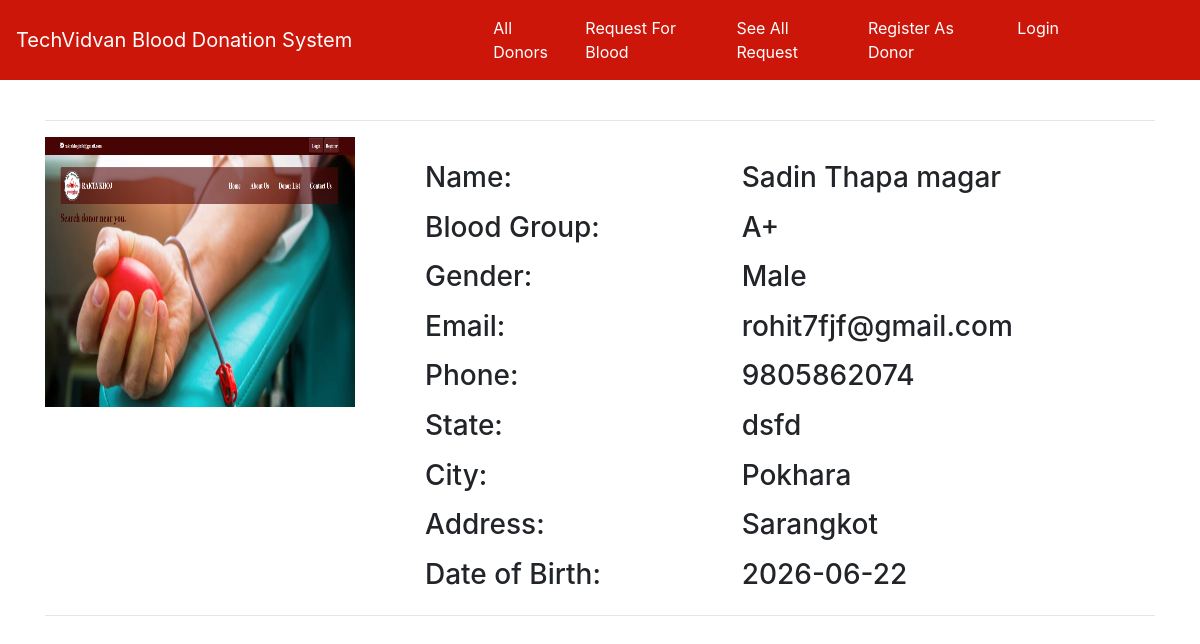
The page /donors_details/4/ on the database its author committed.
### home/models.py (models this page shows, shortened)
class Donor(models.Model):
    donor = models.OneToOneField(User, on_delete=models.CASCADE, blank=True, null=True)
    date_of_birth = models.CharField(max_length=100)
    phone = models.CharField(max_length=10)
    city = models.CharField(max_length=100)
    state = models.CharField(max_length=100)
    address = models.TextField(max_length=500, default="")
    blood_group = models.ForeignKey(BloodGroup, on_delete=models.CASCADE)
    gender = models.CharField(max_length=10)
    image = models.ImageField(upload_to="")
    ready_to_donate = models.BooleanField(default=True)

class BloodGroup(models.Model):
    name = models.CharField(max_length=5)
    def __str__(self):
        return self.name

### home/views.py (the view)
# urls.py: path("donors_details/<int:myid>/", views.donors_details, name="donors_details"),
def donors_details(request, myid):
    details = Donor.objects.filter(id=myid)[0]
    return render(request, "donors_details.html", {'details':details})

### home/templates/donors_details.html (shortened to what this page needs)
{% extends 'base.html' %}
{% block body %}
<div class="container">
    <hr>
    <div class="row">
        <div class="col-md-4">
            <div class="profile-img">
                <img src="{{details.image.url}}" alt="" width="310px" height="270px">
            </div>
        </div>
        <div class="col-md-8">
            <div class="profile-tab">
                <div class="tab-pane">
                    <br>
                    <div class="row">
                        <div class="col-md-5">
                            <h3>Name:</h3>
                        </div>
                        <div class="col-md-6">
                            <h3>{{details.donor.get_full_name}}</h3>
                        </div>
                    </div>
                    <div class="row mt-2">
                        <div class="col-md-5">
                            <h3>Blood Group:</h3>
                        </div>
                        <div class="col-md-6">
                            <h3>{{details.blood_group}}</h3>
                        </div>
                    </div>
                    <div class="row mt-2">
                        <div class="col-md-5">
                            <h3>Gender:</h3>
                        </div>
                        <div class="col-md-6">
                            <h3>{{details.gender}}</h3>
                        </div>
                    </div>
                    <div class="row mt-2">
                        <div class="col-md-5">
                            <h3>Email:</h3>
                        </div>
                        <div class="col-md-6">
                            <h3>{{details.donor.email}}</h3>
                        </div>
                    </div>
                    <div class="row mt-2">
                        <div class="col-md-5">
                            <h3>Phone:</h3>
                        </div>
                        <div class="col-md-6">
                            <h3>{{details.phone}}</h3>
                        </div>
                    </div>
                    <div class="row mt-2">
                        <div class="col-md-5">
                            <h3>State:</h3>
                        </div>
                        <div class="col-md-6">
                            <h3>{{details.state}}</h3>
                        </div>
                    </div>
                    <div class="row mt-2">
                        <div class="col-md-5">
                            <h3>City:</h3>
                        </div>
                        <div class="col-md-6">
                            <h3>{{details.city}}</h3>
                        </div>
                    </div>
                    <div class="row mt-2">
                        <div class="col-md-5">
                            <h3>Address:</h3>
                        </div>
                        <div class="col-md-6">
                            <h3>{{details.address}}</h3>
                        </div>
                    </div>
                    <div class="row mt-2">
                        <div class="col-md-5">
                            <h3>Date of Birth:</h3>
                        </div>
                        <div class="col-md-6">
                            <h3>{{details.date_of_birth}}</h3>
                        </div>
                    </div>
                </div>
            </div>
        </div>
    </div>
    <hr>
</div>
{% endblock %}

### rows shown on the page
Donor: image (picture), donor.get_full_name "Sadin Thapa magar", blood_group "A+", gender "Male", donor.email "rohit7fjf@gmail.com", phone "9805862074", state "dsfd", city "Pokhara", address "Sarangkot", date_of_birth "2026-06-22"
